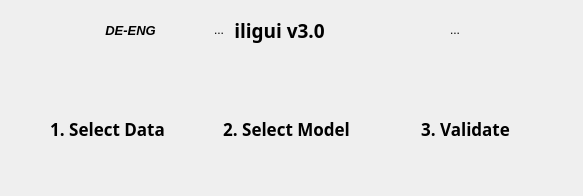
     <widget class="QFrame" name="MainFrame">
      <property name="sizePolicy">
       <sizepolicy hsizetype="Preferred" vsizetype="Fixed">
        <horstretch>0</horstretch>
        <verstretch>0</verstretch>
       </sizepolicy>
      </property>
      <property name="minimumSize">
       <size>
        <width>0</width>
        <height>196</height>
       </size>
      </property>
      <property name="frameShape">
       <enum>QFrame::NoFrame</enum>
      </property>
      <property name="frameShadow">
       <enum>QFrame::Plain</enum>
      </property>
      <layout class="QVBoxLayout" name="verticalLayout">
       <property name="spacing">
        <number>0</number>
       </property>
       <property name="leftMargin">
        <number>0</number>
       </property>
       <property name="topMargin">
        <number>0</number>
       </property>
       <property name="rightMargin">
        <number>0</number>
       </property>
       <property name="bottomMargin">
        <number>0</number>
       </property>
       <item alignment="Qt::AlignHCenter">
        <widget class="QFrame" name="toolFrame">
         <property name="sizePolicy">
          <sizepolicy hsizetype="Preferred" vsizetype="Preferred">
           <horstretch>0</horstretch>
           <verstretch>0</verstretch>
          </sizepolicy>
         </property>
         <property name="frameShape">
          <enum>QFrame::NoFrame</enum>
         </property>
         <property name="frameShadow">
          <enum>QFrame::Raised</enum>
         </property>
         <layout class="QHBoxLayout" name="horizontalLayout_2">
          <property name="spacing">
           <number>0</number>
          </property>
          <property name="leftMargin">
           <number>0</number>
          </property>
          <property name="topMargin">
           <number>0</number>
          </property>
          <property name="rightMargin">
           <number>0</number>
          </property>
          <property name="bottomMargin">
           <number>0</number>
          </property>
          <item>
           <widget class="QToolButton" name="toolButton">
            <property name="minimumSize">
             <size>
              <width>60</width>
              <height>60</height>
             </size>
            </property>
            <property name="font">
             <font>
              <pointsize>10</pointsize>
              <italic>true</italic>
              <bold>true</bold>
             </font>
            </property>
            <property name="toolTip">
             <string>&lt;html&gt;&lt;head/&gt;&lt;body&gt;&lt;p&gt;&lt;span style=&quot; font-weight:700;&quot;&gt;Language Selection&lt;/span&gt;&lt;/p&gt;&lt;p&gt;Select different Languages. At the moment only English available, the tooltips will soon be provided in German and English however.&lt;/p&gt;&lt;/body&gt;&lt;/html&gt;</string>
            </property>
            <property name="text">
             <string>DE-ENG</string>
            </property>
            <property name="icon">
             <iconset>
              <normaloff>../icons/globe.svg</normaloff>../icons/globe.svg</iconset>
            </property>
            <property name="iconSize">
             <size>
              <width>25</width>
              <height>25</height>
             </size>
            </property>
            <property name="autoRaise">
             <bool>true</bool>
            </property>
           </widget>
          </item>
          <item>
           <spacer name="horizontalSpacer_3">
            <property name="orientation">
             <enum>Qt::Horizontal</enum>
            </property>
            <property name="sizeHint" stdset="0">
             <size>
              <width>40</width>
              <height>20</height>
             </size>
            </property>
           </spacer>
          </item>
          <item>
           <widget class="QToolButton" name="interlisButton">
            <property name="sizePolicy">
             <sizepolicy hsizetype="Fixed" vsizetype="Fixed">
              <horstretch>0</horstretch>
              <verstretch>0</verstretch>
             </sizepolicy>
            </property>
            <property name="minimumSize">
             <size>
              <width>30</width>
              <height>30</height>
             </size>
            </property>
            <property name="toolTip">
             <string>Open the INTERLIS Homepage for Info and other Downloads</string>
            </property>
            <property name="text">
             <string>...</string>
            </property>
            <property name="icon">
             <iconset>
              <normaloff>../icons/interlis.png</normaloff>../icons/interlis.png</iconset>
            </property>
            <property name="iconSize">
             <size>
              <width>30</width>
              <height>30</height>
             </size>
            </property>
            <property name="autoRaise">
             <bool>true</bool>
            </property>
           </widget>
          </item>
          <item>
           <widget class="QLabel" name="versionLabel">
            <property name="font">
             <font>
              <family>Segoe UI Black</family>
              <pointsize>14</pointsize>
              <bold>true</bold>
             </font>
            </property>
            <property name="text">
             <string>iligui v3.0</string>
            </property>
            <property name="alignment">
             <set>Qt::AlignCenter</set>
            </property>
           </widget>
          </item>
          <item>
           <spacer name="horizontalSpacer_4">
            <property name="orientation">
             <enum>Qt::Horizontal</enum>
            </property>
            <property name="sizeHint" stdset="0">
             <size>
              <width>40</width>
              <height>20</height>
             </size>
            </property>
           </spacer>
          </item>
          <item>
           <widget class="QToolButton" name="settingsButton">
            <property name="sizePolicy">
             <sizepolicy hsizetype="Fixed" vsizetype="Fixed">
              <horstretch>0</horstretch>
              <verstretch>0</verstretch>
             </sizepolicy>
            </property>
            <property name="minimumSize">
             <size>
              <width>60</width>
              <height>60</height>
             </size>
            </property>
            <property name="toolTip">
             <string>&lt;html&gt;&lt;head/&gt;&lt;body&gt;&lt;p&gt;&lt;span style=&quot; font-weight:700;&quot;&gt;Validation Settings. &lt;/span&gt;&lt;/p&gt;&lt;p&gt;If there are specific conditions you would like to set for your validation, you can do so here.&lt;/p&gt;&lt;/body&gt;&lt;/html&gt;</string>
            </property>
            <property name="text">
             <string/>
            </property>
            <property name="icon">
             <iconset>
              <normaloff>../icons/settings.svg</normaloff>../icons/settings.svg</iconset>
            </property>
            <property name="iconSize">
             <size>
              <width>30</width>
              <height>30</height>
             </size>
            </property>
            <property name="checkable">
             <bool>false</bool>
            </property>
            <property name="checked">
             <bool>false</bool>
            </property>
            <property name="autoRaise">
             <bool>true</bool>
            </property>
           </widget>
          </item>
          <item>
           <widget class="QToolButton" name="resetButton">
            <property name="minimumSize">
             <size>
              <width>60</width>
              <height>60</height>
             </size>
            </property>
            <property name="toolTip">
             <string>&lt;html&gt;&lt;head/&gt;&lt;body&gt;&lt;p&gt;&lt;span style=&quot; font-weight:700;&quot;&gt;Refresh iligui&lt;/span&gt;&lt;/p&gt;&lt;p&gt;If you would like to start a new validation, but don't want to restart the application, click here to reset the app to it's start condition&lt;/p&gt;&lt;/body&gt;&lt;/html&gt;</string>
            </property>
            <property name="text">
             <string>...</string>
            </property>
            <property name="icon">
             <iconset>
              <normaloff>../icons/refresh-ccw.svg</normaloff>../icons/refresh-ccw.svg</iconset>
            </property>
            <property name="iconSize">
             <size>
              <width>30</width>
              <height>30</height>
             </size>
            </property>
            <property name="autoRaise">
             <bool>true</bool>
            </property>
           </widget>
          </item>
         </layout>
        </widget>
       </item>
       <item>
        <widget class="QFrame" name="inputFrame">
         <property name="sizePolicy">
          <sizepolicy hsizetype="Preferred" vsizetype="Preferred">
           <horstretch>0</horstretch>
           <verstretch>0</verstretch>
          </sizepolicy>
         </property>
         <property name="acceptDrops">
          <bool>true</bool>
         </property>
         <property name="frameShape">
          <enum>QFrame::NoFrame</enum>
         </property>
         <property name="frameShadow">
          <enum>QFrame::Raised</enum>
         </property>
         <layout class="QHBoxLayout" name="horizontalLayout">
          <property name="spacing">
           <number>0</number>
          </property>
          <property name="leftMargin">
           <number>40</number>
          </property>
          <property name="topMargin">
           <number>0</number>
          </property>
          <property name="rightMargin">
           <number>50</number>
          </property>
          <property name="bottomMargin">
           <number>0</number>
          </property>
          <item>
           <widget class="QToolButton" name="fileselectButton">
            <property name="sizePolicy">
             <sizepolicy hsizetype="Fixed" vsizetype="Fixed">
              <horstretch>0</horstretch>
              <verstretch>0</verstretch>
             </sizepolicy>
            </property>
            <property name="minimumSize">
             <size>
              <width>135</width>
              <height>135</height>
             </size>
            </property>
            <property name="font">
             <font>
              <family>Segoe UI Black</family>
              <pointsize>13</pointsize>
              <bold>true</bold>
             </font>
            </property>
            <property name="acceptDrops">
             <bool>true</bool>
            </property>
            <property name="toolTip">
             <string>&lt;html&gt;&lt;head/&gt;&lt;body&gt;&lt;p&gt;&lt;span style=&quot; font-weight:700;&quot;&gt;Select an .itf or .xtf Transfer-File&lt;/span&gt;&lt;/p&gt;&lt;p&gt;Select or Drop an INTERLIS 1/2 Transfer File you want to validate. At the moment the Drop Function is active, yet wont actually load your file. Still to be correctly implemented&lt;/p&gt;&lt;/body&gt;&lt;/html&gt;</string>
            </property>
            <property name="layoutDirection">
             <enum>Qt::LeftToRight</enum>
            </property>
            <property name="styleSheet">
             <string notr="true">QToolButton[objectName^=&quot;fileselectButton&quot;]:hover {
	background-color : rgb(230,230,230);
	border-radius: 20px;
	border-style: outset;
	icon: url(:/icons/icons/fileupload_blue.png);
}


</string>
            </property>
            <property name="text">
             <string>1. Select Data</string>
            </property>
            <property name="icon">
             <iconset>
              <normaloff>../icons/fileupload_blue.png</normaloff>../icons/fileupload_blue.png</iconset>
            </property>
            <property name="iconSize">
             <size>
              <width>100</width>
              <height>100</height>
             </size>
            </property>
            <property name="autoRepeat">
             <bool>false</bool>
            </property>
            <property name="popupMode">
             <enum>QToolButton::DelayedPopup</enum>
            </property>
            <property name="toolButtonStyle">
             <enum>Qt::ToolButtonTextUnderIcon</enum>
            </property>
            <property name="autoRaise">
             <bool>true</bool>
            </property>
           </widget>
          </item>
          <item>
           <spacer name="horizontalSpacer">
            <property name="orientation">
             <enum>Qt::Horizontal</enum>
            </property>
            <property name="sizeType">
             <enum>QSizePolicy::Preferred</enum>
            </property>
            <property name="sizeHint" stdset="0">
             <size>
              <width>40</width>
              <height>20</height>
             </size>
            </property>
           </spacer>
          </item>
          <item>
           <widget class="QToolButton" name="modelselectButton">
            <property name="enabled">
             <bool>true</bool>
            </property>
            <property name="sizePolicy">
             <sizepolicy hsizetype="Fixed" vsizetype="Fixed">
              <horstretch>0</horstretch>
              <verstretch>0</verstretch>
             </sizepolicy>
            </property>
            <property name="minimumSize">
             <size>
              <width>135</width>
              <height>135</height>
             </size>
            </property>
            <property name="font">
             <font>
              <family>Segoe UI Black</family>
              <pointsize>13</pointsize>
              <bold>true</bold>
             </font>
            </property>
            <property name="acceptDrops">
             <bool>true</bool>
            </property>
            <property name="toolTip">
             <string>&lt;html&gt;&lt;head/&gt;&lt;body&gt;&lt;p&gt;&lt;span style=&quot; font-weight:700;&quot;&gt;Select an .ili Model File.&lt;/span&gt;&lt;/p&gt;&lt;p&gt;Select or Drop an INTERLIS Model File with which you want to validate your transfer file with.&lt;br/&gt;A Model File is not always strictly necessary. Since each transfer file has the model name included in the containers of its structure, an automatic search of the model name can be done in common locations. &lt;/p&gt;&lt;p&gt;These locations include: The directory your transfer-file is in. The most common online repositories. The Cache of the interlis validator. If you select a file locally, or enter an online link to a Transfer-File inside of an online repository, the path will be added to the automatic search locations of your Validator. &lt;/p&gt;&lt;/body&gt;&lt;/html&gt;</string>
            </property>
            <property name="layoutDirection">
             <enum>Qt::LeftToRight</enum>
            </property>
            <property name="styleSheet">
             <string notr="true">QToolButton[objectName^=&quot;modelselectButton&quot;]:hover {
	background-color : rgb(230,230,230);
	border-radius: 20px;
	border-style: outset;
}


</string>
            </property>
            <property name="text">
             <string>2. Select Model</string>
            </property>
            <property name="icon">
             <iconset>
              <normaloff>../icons/model_blue.png</normaloff>../icons/model_blue.png</iconset>
            </property>
            <property name="iconSize">
             <size>
              <width>100</width>
              <height>100</height>
             </size>
            </property>
            <property name="checkable">
             <bool>false</bool>
            </property>
            <property name="popupMode">
             <enum>QToolButton::DelayedPopup</enum>
            </property>
            <property name="toolButtonStyle">
             <enum>Qt::ToolButtonTextUnderIcon</enum>
            </property>
            <property name="autoRaise">
             <bool>true</bool>
            </property>
            <property name="arrowType">
             <enum>Qt::NoArrow</enum>
            </property>
           </widget>
          </item>
          <item>
           <spacer name="horizontalSpacer_2">
            <property name="orientation">
             <enum>Qt::Horizontal</enum>
            </property>
            <property name="sizeType">
             <enum>QSizePolicy::Preferred</enum>
            </property>
            <property name="sizeHint" stdset="0">
             <size>
              <width>40</width>
              <height>20</height>
             </size>
            </property>
           </spacer>
          </item>
          <item>
           <widget class="QToolButton" name="playButton">
            <property name="sizePolicy">
             <sizepolicy hsizetype="Fixed" vsizetype="Fixed">
              <horstretch>0</horstretch>
              <verstretch>0</verstretch>
             </sizepolicy>
            </property>
            <property name="minimumSize">
             <size>
              <width>135</width>
              <height>135</height>
             </size>
            </property>
            <property name="font">
             <font>
              <family>Segoe UI Black</family>
              <pointsize>13</pointsize>
              <bold>true</bold>
             </font>
            </property>
            <property name="mouseTracking">
             <bool>true</bool>
            </property>
            <property name="toolTip">
             <string>&lt;html&gt;&lt;head/&gt;&lt;body&gt;&lt;p&gt;&lt;span style=&quot; font-weight:700;&quot;&gt;Launch the ilivalidator with your selection.&lt;/span&gt;&lt;/p&gt;&lt;p&gt;Click to run the INTERLIS Validator Software with the Transfer-File, Model and Settings you have currently defined. This GUI does nothing else but wrap the ilivalidator. All the paths and settings you have chosen, are passed onto the ilivalidator, which in return passes a log file. This log file is saved in a temporary folder and analysed by iligui, at which point it will return you errors and what hints it has for you.&lt;/p&gt;&lt;/body&gt;&lt;/html&gt;</string>
            </property>
            <property name="layoutDirection">
             <enum>Qt::LeftToRight</enum>
            </property>
            <property name="styleSheet">
             <string notr="true">QToolButton[objectName^=&quot;playButton&quot;]:hover {
	background-color : rgb(230,230,230);
	border-radius: 20px;
	border-style: outset;
}


</string>
            </property>
            <property name="text">
             <string>3. Validate</string>
            </property>
            <property name="icon">
             <iconset>
              <normaloff>../icons/play_blue.png</normaloff>../icons/play_blue.png</iconset>
            </property>
            <property name="iconSize">
             <size>
              <width>100</width>
              <height>100</height>
             </size>
            </property>
            <property name="toolButtonStyle">
             <enum>Qt::ToolButtonTextUnderIcon</enum>
            </property>
            <property name="autoRaise">
             <bool>true</bool>
            </property>
           </widget>
          </item>
         </layout>
        </widget>
       </item>
      </layout>
     </widget>
